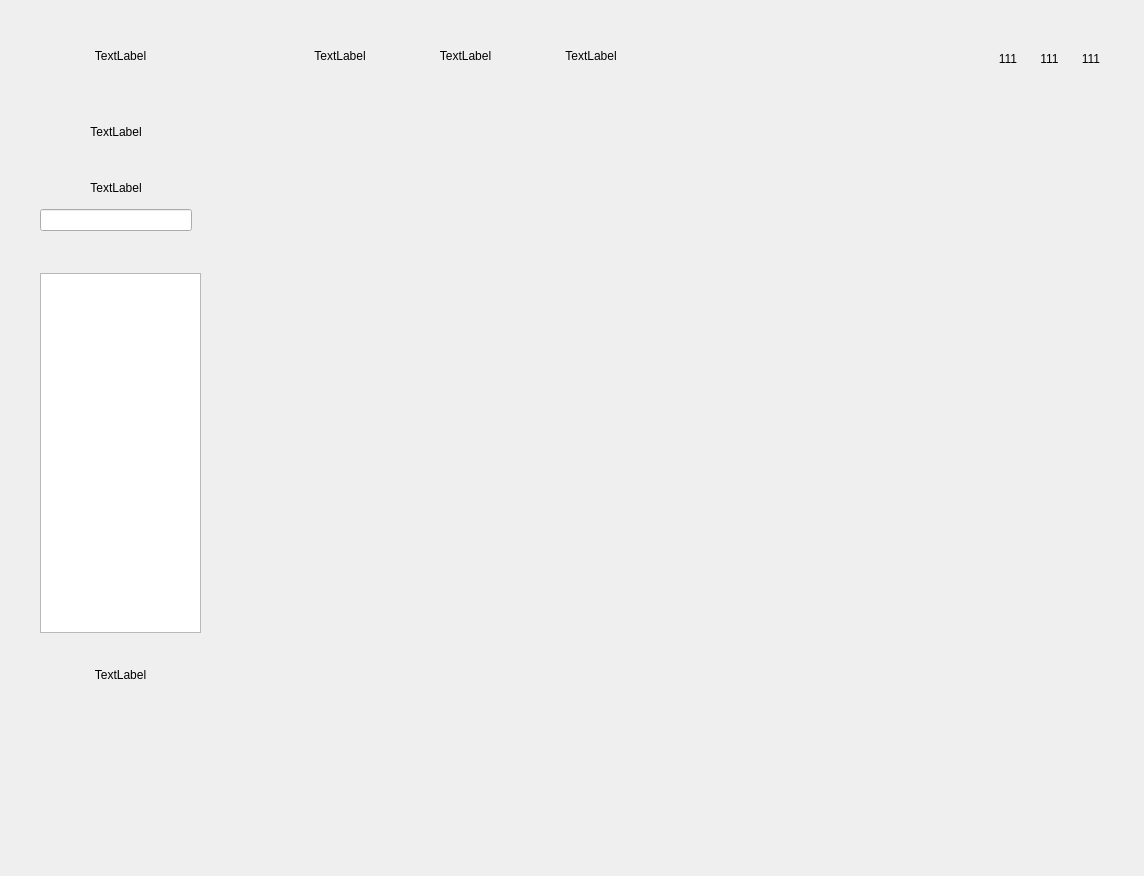
<?xml version="1.0" encoding="UTF-8"?>
<ui version="4.0">
 <class>Form</class>
 <widget class="QWidget" name="Form">
  <property name="geometry">
   <rect>
    <x>0</x>
    <y>0</y>
    <width>1144</width>
    <height>876</height>
   </rect>
  </property>
  <property name="windowTitle">
   <string>Form</string>
  </property>
  <widget class="QWidget" name="widget_5" native="true">
   <property name="geometry">
    <rect>
     <x>270</x>
     <y>30</y>
     <width>850</width>
     <height>50</height>
    </rect>
   </property>
   <property name="minimumSize">
    <size>
     <width>850</width>
     <height>50</height>
    </size>
   </property>
   <widget class="QWidget" name="">
    <property name="geometry">
     <rect>
      <x>10</x>
      <y>10</y>
      <width>371</width>
      <height>32</height>
     </rect>
    </property>
    <layout class="QHBoxLayout" name="horizontalLayout">
     <item>
      <widget class="QLabel" name="label_5">
       <property name="minimumSize">
        <size>
         <width>100</width>
         <height>30</height>
        </size>
       </property>
       <property name="text">
        <string>TextLabel</string>
       </property>
       <property name="alignment">
        <set>Qt::AlignCenter</set>
       </property>
      </widget>
     </item>
     <item>
      <widget class="QLabel" name="label_6">
       <property name="minimumSize">
        <size>
         <width>100</width>
         <height>30</height>
        </size>
       </property>
       <property name="text">
        <string>TextLabel</string>
       </property>
       <property name="alignment">
        <set>Qt::AlignCenter</set>
       </property>
      </widget>
     </item>
     <item>
      <widget class="QLabel" name="label_7">
       <property name="minimumSize">
        <size>
         <width>100</width>
         <height>30</height>
        </size>
       </property>
       <property name="text">
        <string>TextLabel</string>
       </property>
       <property name="alignment">
        <set>Qt::AlignCenter</set>
       </property>
      </widget>
     </item>
    </layout>
   </widget>
   <widget class="QWidget" name="">
    <property name="geometry">
     <rect>
      <x>720</x>
      <y>10</y>
      <width>119</width>
      <height>37</height>
     </rect>
    </property>
    <layout class="QHBoxLayout" name="horizontalLayout_2">
     <item>
      <widget class="QLabel" name="label_8">
       <property name="minimumSize">
        <size>
         <width>35</width>
         <height>35</height>
        </size>
       </property>
       <property name="text">
        <string>111</string>
       </property>
       <property name="alignment">
        <set>Qt::AlignCenter</set>
       </property>
      </widget>
     </item>
     <item>
      <widget class="QLabel" name="label_9">
       <property name="minimumSize">
        <size>
         <width>35</width>
         <height>35</height>
        </size>
       </property>
       <property name="text">
        <string>111</string>
       </property>
       <property name="alignment">
        <set>Qt::AlignCenter</set>
       </property>
      </widget>
     </item>
     <item>
      <widget class="QLabel" name="label_10">
       <property name="minimumSize">
        <size>
         <width>35</width>
         <height>35</height>
        </size>
       </property>
       <property name="text">
        <string>111</string>
       </property>
       <property name="alignment">
        <set>Qt::AlignCenter</set>
       </property>
      </widget>
     </item>
    </layout>
   </widget>
  </widget>
  <widget class="QWidget" name="">
   <property name="geometry">
    <rect>
     <x>30</x>
     <y>30</y>
     <width>182</width>
     <height>670</height>
    </rect>
   </property>
   <layout class="QVBoxLayout" name="verticalLayout_4">
    <item>
     <widget class="QWidget" name="widget" native="true">
      <property name="sizePolicy">
       <sizepolicy hsizetype="Preferred" vsizetype="Preferred">
        <horstretch>0</horstretch>
        <verstretch>0</verstretch>
       </sizepolicy>
      </property>
      <property name="minimumSize">
       <size>
        <width>180</width>
        <height>50</height>
       </size>
      </property>
      <widget class="QWidget" name="verticalLayoutWidget">
       <property name="geometry">
        <rect>
         <x>10</x>
         <y>10</y>
         <width>161</width>
         <height>32</height>
        </rect>
       </property>
       <layout class="QVBoxLayout" name="verticalLayout">
        <item>
         <widget class="QLabel" name="label">
          <property name="minimumSize">
           <size>
            <width>150</width>
            <height>30</height>
           </size>
          </property>
          <property name="text">
           <string>TextLabel</string>
          </property>
          <property name="alignment">
           <set>Qt::AlignCenter</set>
          </property>
         </widget>
        </item>
       </layout>
      </widget>
     </widget>
    </item>
    <item>
     <widget class="QWidget" name="widget_2" native="true">
      <property name="minimumSize">
       <size>
        <width>180</width>
        <height>170</height>
       </size>
      </property>
      <widget class="QWidget" name="">
       <property name="geometry">
        <rect>
         <x>10</x>
         <y>10</y>
         <width>152</width>
         <height>134</height>
        </rect>
       </property>
       <layout class="QVBoxLayout" name="verticalLayout_2">
        <item>
         <widget class="QLabel" name="label_2">
          <property name="minimumSize">
           <size>
            <width>70</width>
            <height>70</height>
           </size>
          </property>
          <property name="text">
           <string>TextLabel</string>
          </property>
          <property name="alignment">
           <set>Qt::AlignCenter</set>
          </property>
         </widget>
        </item>
        <item>
         <widget class="QLabel" name="label_3">
          <property name="minimumSize">
           <size>
            <width>150</width>
            <height>30</height>
           </size>
          </property>
          <property name="text">
           <string>TextLabel</string>
          </property>
          <property name="alignment">
           <set>Qt::AlignCenter</set>
          </property>
         </widget>
        </item>
        <item>
         <widget class="QLineEdit" name="lineEdit"/>
        </item>
       </layout>
      </widget>
     </widget>
    </item>
    <item>
     <widget class="QWidget" name="widget_3" native="true">
      <property name="minimumSize">
       <size>
        <width>170</width>
        <height>380</height>
       </size>
      </property>
      <widget class="QListWidget" name="listWidget">
       <property name="geometry">
        <rect>
         <x>10</x>
         <y>10</y>
         <width>161</width>
         <height>360</height>
        </rect>
       </property>
       <property name="minimumSize">
        <size>
         <width>150</width>
         <height>360</height>
        </size>
       </property>
      </widget>
     </widget>
    </item>
    <item>
     <widget class="QWidget" name="widget_4" native="true">
      <property name="minimumSize">
       <size>
        <width>180</width>
        <height>50</height>
       </size>
      </property>
      <widget class="QWidget" name="verticalLayoutWidget_2">
       <property name="geometry">
        <rect>
         <x>10</x>
         <y>10</y>
         <width>161</width>
         <height>32</height>
        </rect>
       </property>
       <layout class="QVBoxLayout" name="verticalLayout_3">
        <item>
         <widget class="QLabel" name="label_4">
          <property name="minimumSize">
           <size>
            <width>150</width>
            <height>30</height>
           </size>
          </property>
          <property name="text">
           <string>TextLabel</string>
          </property>
          <property name="alignment">
           <set>Qt::AlignCenter</set>
          </property>
         </widget>
        </item>
       </layout>
      </widget>
     </widget>
    </item>
   </layout>
  </widget>
 </widget>
 <resources/>
 <connections/>
</ui>
